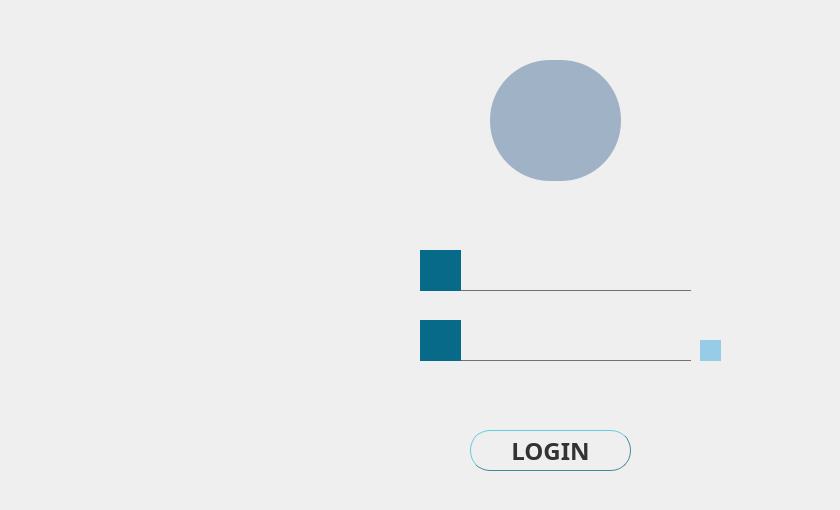
    <widget class="QWidget" name="page">
     <widget class="QLabel" name="label_7">
      <property name="geometry">
       <rect>
        <x>330</x>
        <y>110</y>
        <width>501</width>
        <height>391</height>
       </rect>
      </property>
      <property name="styleSheet">
       <string notr="true">*{
font-family: century gothic;
font-size:24px;
}
QFrame{
border-radius: 8px solid;
 background-color: qlineargradient(x1: 0, y1: 0, x2: 0, y2: 1,
                                   stop: 0 #37B7B7, stop:0.5 #D5DEE9, stop: 1 #FAA5AB);}</string>
      </property>
      <property name="text">
       <string/>
      </property>
     </widget>
     <widget class="QLineEdit" name="lineEdit_username">
      <property name="geometry">
       <rect>
        <x>460</x>
        <y>250</y>
        <width>231</width>
        <height>41</height>
       </rect>
      </property>
      <property name="font">
       <font>
        <pointsize>14</pointsize>
        <weight>50</weight>
        <italic>false</italic>
        <bold>false</bold>
       </font>
      </property>
      <property name="styleSheet">
       <string notr="true">QLineEdit {
 background-color:transparent;
padding: 1px;
border: none;
border-bottom: 1px solid #717072;
}</string>
      </property>
      <property name="text">
       <string/>
      </property>
     </widget>
     <widget class="QLineEdit" name="lineEdit_password">
      <property name="enabled">
       <bool>true</bool>
      </property>
      <property name="geometry">
       <rect>
        <x>460</x>
        <y>320</y>
        <width>231</width>
        <height>41</height>
       </rect>
      </property>
      <property name="font">
       <font>
        <pointsize>14</pointsize>
        <weight>50</weight>
        <bold>false</bold>
       </font>
      </property>
      <property name="styleSheet">
       <string notr="true">QLineEdit {
 background-color:transparent;
padding: 1px;
border: none;
border-bottom: 1px solid #717072;
}</string>
      </property>
      <property name="text">
       <string/>
      </property>
      <property name="echoMode">
       <enum>QLineEdit::Password</enum>
      </property>
     </widget>
     <widget class="QToolButton" name="toolButton_username">
      <property name="geometry">
       <rect>
        <x>420</x>
        <y>250</y>
        <width>41</width>
        <height>41</height>
       </rect>
      </property>
      <property name="styleSheet">
       <string notr="true">QToolButton{
background:#076A89;
border-radius:64px;
padding: 6px;
border-style: solid;
}</string>
      </property>
      <property name="text">
       <string/>
      </property>
      <property name="icon">
       <iconset resource="resource.qrc">
        <normaloff>:/rsc/img/user icon.png</normaloff>:/rsc/img/user icon.png</iconset>
      </property>
      <property name="iconSize">
       <size>
        <width>40</width>
        <height>40</height>
       </size>
      </property>
     </widget>
     <widget class="QToolButton" name="toolButton_password">
      <property name="geometry">
       <rect>
        <x>420</x>
        <y>320</y>
        <width>41</width>
        <height>41</height>
       </rect>
      </property>
      <property name="styleSheet">
       <string notr="true">QToolButton{
background:#076A89;
border-radius:64px;
padding: 6px;
}</string>
      </property>
      <property name="text">
       <string/>
      </property>
      <property name="icon">
       <iconset resource="resource.qrc">
        <normaloff>:/rsc/img/password.png</normaloff>:/rsc/img/password.png</iconset>
      </property>
      <property name="iconSize">
       <size>
        <width>30</width>
        <height>30</height>
       </size>
      </property>
     </widget>
     <widget class="QPushButton" name="login">
      <property name="enabled">
       <bool>true</bool>
      </property>
      <property name="geometry">
       <rect>
        <x>470</x>
        <y>430</y>
        <width>161</width>
        <height>41</height>
       </rect>
      </property>
      <property name="font">
       <font>
        <family>Tempus Sans ITC</family>
        <pointsize>18</pointsize>
        <weight>75</weight>
        <italic>false</italic>
        <bold>true</bold>
        <underline>false</underline>
        <strikeout>false</strikeout>
       </font>
      </property>
      <property name="styleSheet">
       <string notr="true">QPushButton:pressed {
       background-color: qlineargradient(spread:pad, x1:0, y1:0, x2:0, y2:1,   stop:0 rgba(60, 186, 162, 255), stop:1 rgba(98, 211, 162, 255))
}
QPushButton:hover:!pressed{ color: #035381}

QPushButton:disabled {
       background-color: rgb(170, 170, 127)
}
QPushButton{
color: #333;
    border: 1px solid #418997;
    border-radius: 20px;
    border-style: outset;
    background: qradialgradient(
        cx: 0.3, cy: -0.4, fx: 0.3, fy: -0.4,
        radius: 1.35, stop: 0 #fff, stop: 1 #8EBEC6
        );
padding:1x;
 }</string>
      </property>
      <property name="text">
       <string>LOGIN</string>
      </property>
     </widget>
     <widget class="QToolButton" name="toolButton_logicon">
      <property name="geometry">
       <rect>
        <x>490</x>
        <y>60</y>
        <width>131</width>
        <height>121</height>
       </rect>
      </property>
      <property name="styleSheet">
       <string notr="true">
background:#A0B3C6;
border-radius:60px;
</string>
      </property>
      <property name="text">
       <string/>
      </property>
      <property name="icon">
       <iconset resource="resource.qrc">
        <normaloff>:/rsc/img/log.png</normaloff>:/rsc/img/log.png</iconset>
      </property>
      <property name="iconSize">
       <size>
        <width>128</width>
        <height>128</height>
       </size>
      </property>
     </widget>
     <widget class="QPushButton" name="eye_pwd">
      <property name="enabled">
       <bool>true</bool>
      </property>
      <property name="geometry">
       <rect>
        <x>700</x>
        <y>340</y>
        <width>21</width>
        <height>21</height>
       </rect>
      </property>
      <property name="styleSheet">
       <string notr="true">QPushButton{
background:#96CCE6;
border-radius:12px;
border-style: solid;
border:  transparent;
}</string>
      </property>
      <property name="text">
       <string/>
      </property>
      <property name="icon">
       <iconset resource="resource.qrc">
        <normaloff>:/rsc/img/pwd eye.png</normaloff>:/rsc/img/pwd eye.png</iconset>
      </property>
     </widget>
    </widget>
